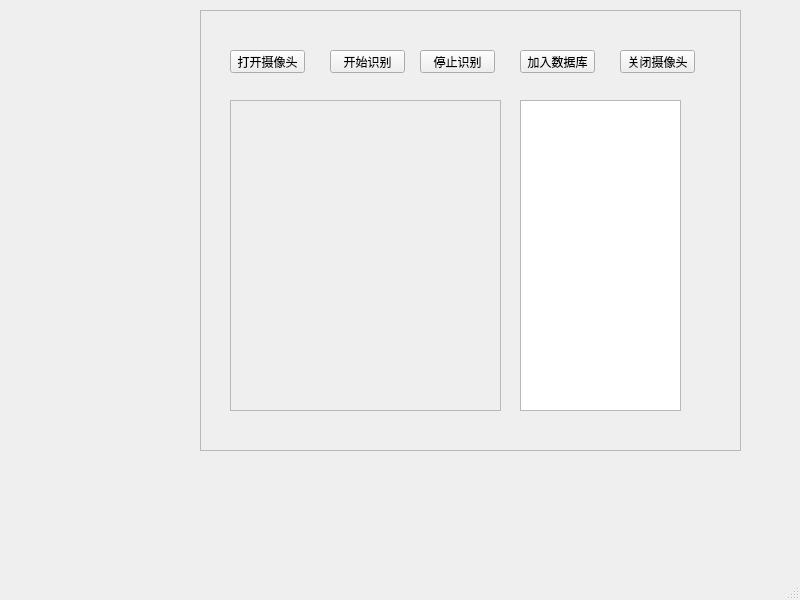
<?xml version="1.0" encoding="UTF-8"?>
<ui version="4.0">
 <class>camera</class>
 <widget class="QMainWindow" name="camera">
  <property name="geometry">
   <rect>
    <x>0</x>
    <y>0</y>
    <width>800</width>
    <height>600</height>
   </rect>
  </property>
  <property name="windowTitle">
   <string>MainWindow</string>
  </property>
  <widget class="QWidget" name="centralwidget">
   <widget class="QFrame" name="frame_2">
    <property name="geometry">
     <rect>
      <x>200</x>
      <y>10</y>
      <width>541</width>
      <height>441</height>
     </rect>
    </property>
    <property name="frameShape">
     <enum>QFrame::StyledPanel</enum>
    </property>
    <property name="frameShadow">
     <enum>QFrame::Raised</enum>
    </property>
    <widget class="QPushButton" name="pushButton">
     <property name="geometry">
      <rect>
       <x>30</x>
       <y>40</y>
       <width>75</width>
       <height>23</height>
      </rect>
     </property>
     <property name="text">
      <string>打开摄像头</string>
     </property>
    </widget>
    <widget class="QPushButton" name="pushButton_2">
     <property name="geometry">
      <rect>
       <x>130</x>
       <y>40</y>
       <width>75</width>
       <height>23</height>
      </rect>
     </property>
     <property name="text">
      <string>开始识别</string>
     </property>
    </widget>
    <widget class="QPushButton" name="pushButton_3">
     <property name="geometry">
      <rect>
       <x>220</x>
       <y>40</y>
       <width>75</width>
       <height>23</height>
      </rect>
     </property>
     <property name="text">
      <string>停止识别</string>
     </property>
    </widget>
    <widget class="QPushButton" name="pushButton_4">
     <property name="geometry">
      <rect>
       <x>320</x>
       <y>40</y>
       <width>75</width>
       <height>23</height>
      </rect>
     </property>
     <property name="text">
      <string>加入数据库</string>
     </property>
    </widget>
    <widget class="QPushButton" name="pushButton_5">
     <property name="geometry">
      <rect>
       <x>420</x>
       <y>40</y>
       <width>75</width>
       <height>23</height>
      </rect>
     </property>
     <property name="text">
      <string>关闭摄像头</string>
     </property>
    </widget>
    <widget class="QFrame" name="frame">
     <property name="geometry">
      <rect>
       <x>30</x>
       <y>90</y>
       <width>271</width>
       <height>311</height>
      </rect>
     </property>
     <property name="frameShape">
      <enum>QFrame::StyledPanel</enum>
     </property>
     <property name="frameShadow">
      <enum>QFrame::Raised</enum>
     </property>
    </widget>
    <widget class="QTableView" name="tableView">
     <property name="geometry">
      <rect>
       <x>320</x>
       <y>90</y>
       <width>161</width>
       <height>311</height>
      </rect>
     </property>
    </widget>
   </widget>
  </widget>
  <widget class="QMenuBar" name="menubar">
   <property name="geometry">
    <rect>
     <x>0</x>
     <y>0</y>
     <width>800</width>
     <height>23</height>
    </rect>
   </property>
  </widget>
  <widget class="QStatusBar" name="statusbar"/>
 </widget>
 <resources/>
 <connections/>
</ui>
